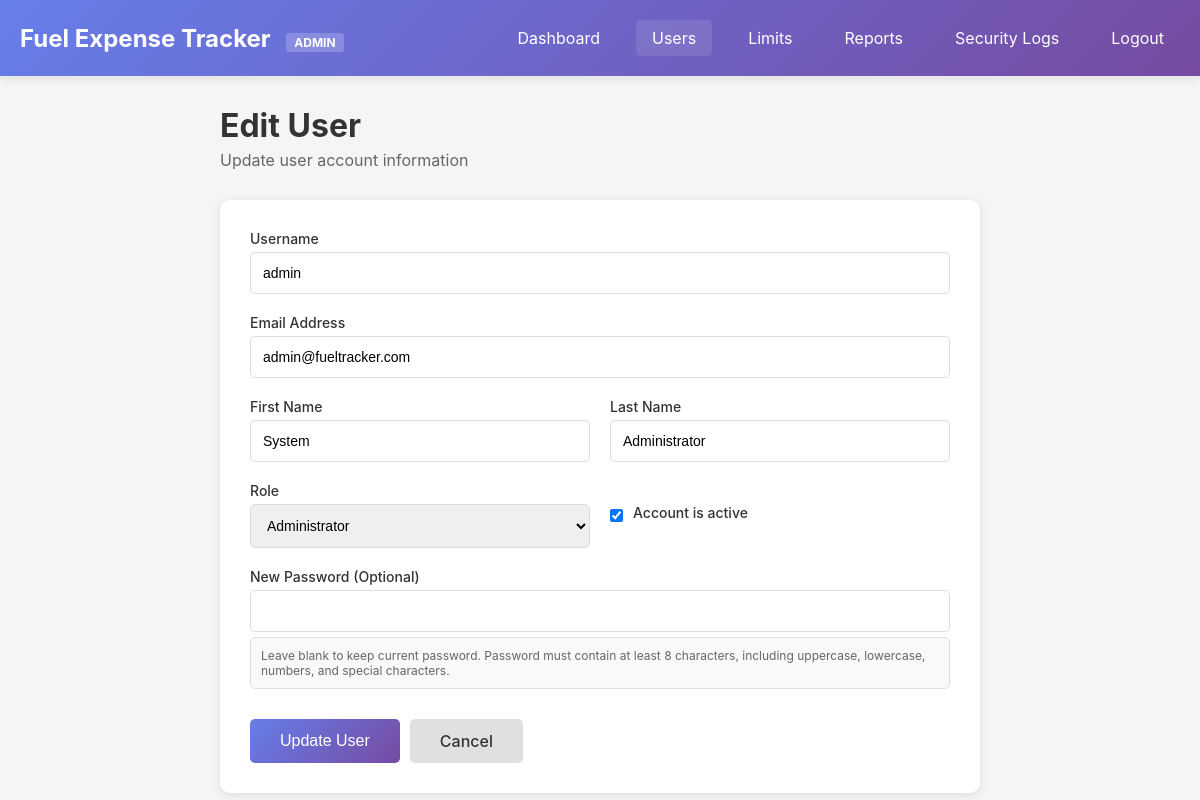
/public/admin/edit-user.php?id=1 (signed in), run on the app's committed database.
### tables this page shows
CREATE TABLE users (
    id INT AUTO_INCREMENT PRIMARY KEY,
    username VARCHAR(50) UNIQUE NOT NULL,
    email VARCHAR(100) UNIQUE NOT NULL,
    password_hash VARCHAR(255) NOT NULL,
    first_name VARCHAR(50) NOT NULL,
    last_name VARCHAR(50) NOT NULL,
    role ENUM('admin', 'employee', 'manager') DEFAULT 'employee',
    is_active BOOLEAN DEFAULT TRUE,
    created_at TIMESTAMP DEFAULT CURRENT_TIMESTAMP,
    updated_at TIMESTAMP DEFAULT CURRENT_TIMESTAMP ON UPDATE CURRENT_TIMESTAMP,
    last_login TIMESTAMP NULL,
    failed_login_attempts INT DEFAULT 0,
    locked_until TIMESTAMP NULL,
    INDEX idx_username (username),
    INDEX idx_email (email),
    INDEX idx_role (role)
);

### config/database.php (called while the page is built, shortened)
<?php
class Database {
    private static $instance = null;
    private $connection;
    private $host = 'db';
    private $db_name = 'fuel_database';
    private $username = 'fuel_user';
    private $password = 'fuel_password';
    private $charset = 'utf8mb4';
    private function __construct() {
        try {
            $dsn = "mysql:host={$this->host};dbname={$this->db_name};charset={$this->charset}";
            $options = [
                PDO::ATTR_ERRMODE => PDO::ERRMODE_EXCEPTION,
                PDO::ATTR_DEFAULT_FETCH_MODE => PDO::FETCH_ASSOC,
                PDO::ATTR_EMULATE_PREPARES => false,
                PDO::ATTR_PERSISTENT => false,
                PDO::MYSQL_ATTR_INIT_COMMAND => "SET NAMES utf8mb4 COLLATE utf8mb4_unicode_ci"
            ];
            $this->connection = new PDO($dsn, $this->username, $this->password, $options);
        } catch(PDOException $e) {
            error_log("Database connection failed: " . $e->getMessage());
            if (defined('DEBUG_MODE') && DEBUG_MODE === true) {
                die("Database connection failed: " . $e->getMessage());
            } else {
                die("A database error occurred. Please contact the administrator.");
            }
        }
    }
    public static function getInstance() {
        if (self::$instance === null) {
            self::$instance = new self();
        }
        return self::$instance;
    }
    public function execute($sql, $params = []) {
        try {
            $stmt = $this->connection->prepare($sql);
            $stmt->execute($params);
            return $stmt;
        } catch(PDOException $e) {
            error_log("Query execution failed: " . $e->getMessage());
            throw $e;
        }
    }
    public function fetchOne($sql, $params = []) {
        $stmt = $this->execute($sql, $params);
        return $stmt->fetch();
    }
}

### includes/security.php (called while the page is built, shortened)
<?php
class Security {
    public static function sanitizeOutput($data) {
        return htmlspecialchars($data, ENT_QUOTES, 'UTF-8');
    }
}

### public/admin/edit-user.php (the view, shortened to what this page needs)
<?php
$db = Database::getInstance();
$user_id = isset($_GET['id']) ? (int)$_GET['id'] : 0;
$sql = "SELECT * FROM users WHERE id = :id";
$user = $db->fetchOne($sql, [':id' => $user_id]);
?>
<!DOCTYPE html>
<html lang="en">
<head>
</head>
<body>
    <header class="header">
        <div class="header-content">
            <div class="logo">
                <?php echo APP_NAME; ?>
                <span class="badge">ADMIN</span>
            </div>
            <nav class="nav-menu">
                <a href="dashboard.php">Dashboard</a>
                <a href="users.php" class="active">Users</a>
                <a href="limits.php">Limits</a>
                <a href="reports.php">Reports</a>
                <a href="logs.php">Security Logs</a>
                <a href="../logout.php">Logout</a>
            </nav>
        </div>
    </header>
    <div class="container">
        <div class="page-header">
            <div class="page-title">
                <h1>Edit User</h1>
                <p>Update user account information</p>
            </div>
        </div>
        <div class="form-container">
            <form method="POST" action="">
                <div class="form-group">
                    <label for="username">Username</label>
                    <input type="text"
                           id="username"
                           name="username"
                           value="<?php echo Security::sanitizeOutput($user['username']); ?>"
                           required
                           maxlength="50">
                </div>
                <div class="form-group">
                    <label for="email">Email Address</label>
                    <input type="email"
                           id="email"
                           name="email"
                           value="<?php echo Security::sanitizeOutput($user['email']); ?>"
                           required
                           maxlength="100">
                </div>
                <div class="form-row">
                    <div class="form-group">
                        <label for="first_name">First Name</label>
                        <input type="text"
                               id="first_name"
                               name="first_name"
                               value="<?php echo Security::sanitizeOutput($user['first_name']); ?>"
                               required
                               maxlength="50">
                    </div>
                    <div class="form-group">
                        <label for="last_name">Last Name</label>
                        <input type="text"
                               id="last_name"
                               name="last_name"
                               value="<?php echo Security::sanitizeOutput($user['last_name']); ?>"
                               required
                               maxlength="50">
                    </div>
                </div>
                <div class="form-row">
                    <div class="form-group">
                        <label for="role">Role</label>
                        <select id="role" name="role" required>
                            <option value="admin" <?php echo $user['role'] === 'admin' ? 'selected' : ''; ?>>Administrator</option>
                        </select>
                    </div>
                    <div class="form-group">
                        <label>&nbsp;</label>
                        <div class="checkbox-group">
                            <input type="checkbox"
                                   id="is_active"
                                   name="is_active"
                                   value="1"
                                   <?php echo $user['is_active'] ? 'checked' : ''; ?>>
                            <label for="is_active">Account is active</label>
                        </div>
                    </div>
                </div>
                <div class="form-group">
                    <label for="password">New Password (Optional)</label>
                    <input type="password"
                           id="password"
                           name="password">
                    <div class="password-note">
                        Leave blank to keep current password. Password must contain at least <?php echo MIN_PASSWORD_LENGTH; ?> characters,
                        including uppercase, lowercase, numbers, and special characters.
                    </div>
                </div>
                <div class="form-actions">
                    <button type="submit" class="btn btn-primary">Update User</button>
                    <a href="users.php" class="btn btn-secondary">Cancel</a>
                </div>
            </form>
        </div>
    </div>
</body>
</html>

### public/admin/edit-user.php (style rules this page uses)
* { margin: 0; padding: 0; box-sizing: border-box; }
body { font-family: -apple-system, BlinkMacSystemFont, 'Segoe UI', Roboto, 'Helvetica Neue', Arial, sans-serif; background: #f5f5f5; min-height: 100vh; }
.header { background: linear-gradient(135deg, #667eea 0%, #764ba2 100%); color: white; padding: 20px 0; box-shadow: 0 2px 10px rgba(0,0,0,0.1); }
.header-content { max-width: 1400px; margin: 0 auto; padding: 0 20px; display: flex; justify-content: space-between; align-items: center; }
.logo { font-size: 24px; font-weight: bold; }
.logo .badge { background: rgba(255,255,255,0.2); padding: 2px 8px; border-radius: 3px; font-size: 12px; margin-left: 10px; }
.nav-menu { display: flex; gap: 20px; align-items: center; }
.nav-menu a { color: white; text-decoration: none; padding: 8px 16px; border-radius: 5px; transition: background 0.3s; }
.nav-menu a:hover, .nav-menu a.active { background: rgba(255,255,255,0.1); }
.container { max-width: 800px; margin: 30px auto; padding: 0 20px; }
.page-header { display: flex; justify-content: space-between; align-items: center; margin-bottom: 30px; }
.page-title h1 { color: #333; margin-bottom: 5px; }
.page-title p { color: #666; }
.form-container { background: white; padding: 30px; border-radius: 10px; box-shadow: 0 2px 10px rgba(0,0,0,0.1); }
.form-row { display: grid; grid-template-columns: 1fr 1fr; gap: 20px; }
.form-group { margin-bottom: 20px; }
.form-group label { display: block; margin-bottom: 5px; color: #333; font-weight: 500; font-size: 14px; }
.form-group input, .form-group select { width: 100%; padding: 12px; border: 1px solid #ddd; border-radius: 5px; font-size: 14px; transition: border-color 0.3s; }
.checkbox-group { display: flex; align-items: center; gap: 10px; }
.checkbox-group input[type="checkbox"] { width: auto; }
.form-actions { display: flex; gap: 10px; margin-top: 30px; }
.btn { padding: 12px 30px; border: none; border-radius: 5px; font-size: 16px; font-weight: 500; cursor: pointer; transition: transform 0.2s, box-shadow 0.2s; text-decoration: none; display: inline-block; }
.btn-primary { background: linear-gradient(135deg, #667eea 0%, #764ba2 100%); color: white; }
.btn-secondary { background: #e0e0e0; color: #333; }
.password-note { background: #f9f9f9; border: 1px solid #e0e0e0; padding: 10px; border-radius: 5px; margin-top: 5px; font-size: 12px; color: #666; }

### data on the page
users: username "admin", email "admin@fueltracker.com", first_name "System", last_name "Administrator", role "Administrator", is_active "☑"

### other printed values
APP_NAME "Fuel Expense Tracker"
MIN_PASSWORD_LENGTH "8"
